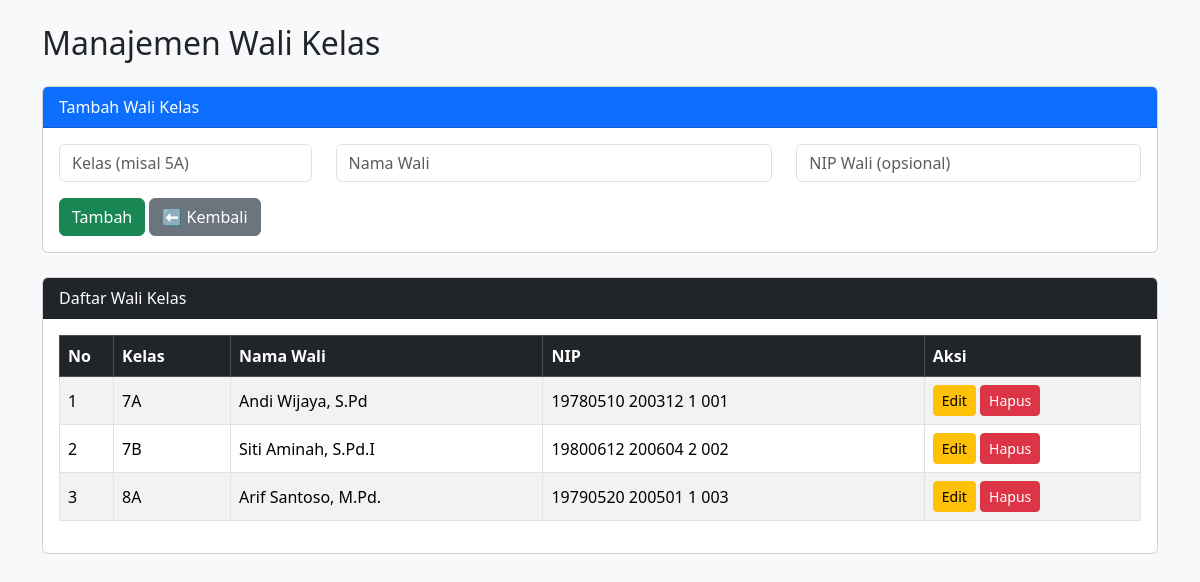
The app's page /wali_kelas.php (signed in) with its own data.
### tables this page shows
CREATE TABLE `wali_kelas` (
  `id` int(11) NOT NULL,
  `kelas` varchar(20) NOT NULL,
  `nama_wali` varchar(100) NOT NULL,
  `nip_wali` varchar(50) DEFAULT NULL,
  `created_at` timestamp NOT NULL DEFAULT current_timestamp()
);

### wali_kelas.php (the view, shortened to what this page needs)
<?php
include 'config.php';
$waliList = mysqli_query($conn, "SELECT * FROM wali_kelas ORDER BY kelas");
?>
<!DOCTYPE html>
<html lang="id">
<head>
  <link href="https://cdn.jsdelivr.net/npm/bootstrap@5.3.2/dist/css/bootstrap.min.css" rel="stylesheet">
</head>
<body class="bg-light">
<div class="container py-4">
  <h2 class="mb-4">Manajemen Wali Kelas</h2>
  <div class="card mb-4">
    <div class="card-header bg-primary text-white">Tambah Wali Kelas</div>
    <div class="card-body">
      <form method="post">
        <div class="row mb-3">
          <div class="col-md-3">
            <input type="text" name="kelas" class="form-control" placeholder="Kelas (misal 5A)" required>
          </div>
          <div class="col-md-5">
            <input type="text" name="nama_wali" class="form-control" placeholder="Nama Wali" required>
          </div>
          <div class="col-md-4">
            <input type="text" name="nip_wali" class="form-control" placeholder="NIP Wali (opsional)">
          </div>
        </div>
        <button type="submit" name="tambah" class="btn btn-success">Tambah</button>
        <a href="dashboard.php" class="btn btn-secondary">⬅ Kembali</a>
      </form>
    </div>
  </div>
  <div class="card">
    <div class="card-header bg-dark text-white">Daftar Wali Kelas</div>
    <div class="card-body table-responsive">
      <table class="table table-striped table-bordered align-middle">
        <thead class="table-dark">
          <tr>
            <th width="5%">No</th>
            <th>Kelas</th>
            <th>Nama Wali</th>
            <th>NIP</th>
            <th width="20%">Aksi</th>
          </tr>
        </thead>
        <tbody>
        <?php
        $no = 1;
        while ($row = mysqli_fetch_assoc($waliList)) {
            echo "<tr>";
            echo "<td>{$no}</td>";
            echo "<td>{$row['kelas']}</td>";
            echo "<td>{$row['nama_wali']}</td>";
            echo "<td>{$row['nip_wali']}</td>";
            echo "<td>
                    <button class='btn btn-warning btn-sm' data-bs-toggle='modal' data-bs-target='#editModal{$row['id']}'>Edit</button>
                    <a href='wali_kelas.php?hapus={$row['id']}' class='btn btn-danger btn-sm' onclick=\"return confirm('Yakin hapus data ini?')\">Hapus</a>
                  </td>";
            echo "</tr>";
            $no++;
        }
        ?>
        </tbody>
      </table>
    </div>
  </div>
</div>
</body>
</html>

### records on screen
wali_kelas: kelas "7A", nama_wali "Andi Wijaya, S.Pd", nip_wali "19780510 200312 1 001"
wali_kelas: kelas "7B", nama_wali "Siti Aminah, S.Pd.I", nip_wali "19800612 200604 2 002"
wali_kelas: kelas "8A", nama_wali "Arif Santoso, M.Pd.", nip_wali "19790520 200501 1 003"
